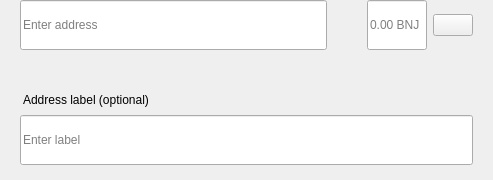
<?xml version="1.0" encoding="UTF-8"?>
<ui version="4.0">
 <class>SendMultiRow</class>
 <widget class="QWidget" name="SendMultiRow">
  <property name="geometry">
   <rect>
    <x>0</x>
    <y>0</y>
    <width>493</width>
    <height>180</height>
   </rect>
  </property>
  <property name="minimumSize">
   <size>
    <width>0</width>
    <height>0</height>
   </size>
  </property>
  <property name="maximumSize">
   <size>
    <width>16777215</width>
    <height>16777215</height>
   </size>
  </property>
  <property name="windowTitle">
   <string>Form</string>
  </property>
  <layout class="QVBoxLayout" name="verticalLayout_3">
   <property name="spacing">
    <number>0</number>
   </property>
   <property name="leftMargin">
    <number>0</number>
   </property>
   <property name="topMargin">
    <number>0</number>
   </property>
   <property name="rightMargin">
    <number>20</number>
   </property>
   <property name="bottomMargin">
    <number>5</number>
   </property>
   <item alignment="Qt::AlignTop">
    <widget class="QWidget" name="widget" native="true">
     <property name="sizePolicy">
      <sizepolicy hsizetype="Expanding" vsizetype="Maximum">
       <horstretch>0</horstretch>
       <verstretch>0</verstretch>
      </sizepolicy>
     </property>
     <property name="minimumSize">
      <size>
       <width>0</width>
       <height>60</height>
      </size>
     </property>
     <property name="maximumSize">
      <size>
       <width>16777215</width>
       <height>85</height>
      </size>
     </property>
     <layout class="QHBoxLayout" name="horizontalLayout" stretch="6,0,2">
      <property name="spacing">
       <number>0</number>
      </property>
      <property name="leftMargin">
       <number>8</number>
      </property>
      <property name="topMargin">
       <number>0</number>
      </property>
      <property name="rightMargin">
       <number>0</number>
      </property>
      <property name="bottomMargin">
       <number>0</number>
      </property>
      <item alignment="Qt::AlignTop">
       <widget class="QStackedWidget" name="stackedAddress">
        <property name="minimumSize">
         <size>
          <width>0</width>
          <height>50</height>
         </size>
        </property>
        <property name="maximumSize">
         <size>
          <width>16777215</width>
          <height>50</height>
         </size>
        </property>
        <widget class="QWidget" name="page_4">
         <property name="sizePolicy">
          <sizepolicy hsizetype="Expanding" vsizetype="Preferred">
           <horstretch>0</horstretch>
           <verstretch>0</verstretch>
          </sizepolicy>
         </property>
         <property name="minimumSize">
          <size>
           <width>0</width>
           <height>50</height>
          </size>
         </property>
         <property name="maximumSize">
          <size>
           <width>16777215</width>
           <height>55</height>
          </size>
         </property>
         <layout class="QVBoxLayout" name="verticalLayout_7">
          <property name="spacing">
           <number>0</number>
          </property>
          <property name="leftMargin">
           <number>12</number>
          </property>
          <property name="topMargin">
           <number>0</number>
          </property>
          <property name="rightMargin">
           <number>0</number>
          </property>
          <property name="bottomMargin">
           <number>0</number>
          </property>
          <item>
           <widget class="QLineEdit" name="lineEditAddress">
            <property name="minimumSize">
             <size>
              <width>0</width>
              <height>50</height>
             </size>
            </property>
            <property name="maximumSize">
             <size>
              <width>16777215</width>
              <height>50</height>
             </size>
            </property>
            <property name="placeholderText">
             <string>Enter address</string>
            </property>
           </widget>
          </item>
         </layout>
        </widget>
        <widget class="QWidget" name="page_3"/>
       </widget>
      </item>
      <item>
       <spacer name="horizontalSpacer_3">
        <property name="orientation">
         <enum>Qt::Horizontal</enum>
        </property>
        <property name="sizeType">
         <enum>QSizePolicy::Fixed</enum>
        </property>
        <property name="sizeHint" stdset="0">
         <size>
          <width>40</width>
          <height>20</height>
         </size>
        </property>
       </spacer>
      </item>
      <item>
       <layout class="QHBoxLayout" name="horizontalLayout_2">
        <property name="spacing">
         <number>6</number>
        </property>
        <item alignment="Qt::AlignTop">
         <widget class="QLineEdit" name="lineEditAmount">
          <property name="sizePolicy">
           <sizepolicy hsizetype="Expanding" vsizetype="Preferred">
            <horstretch>0</horstretch>
            <verstretch>0</verstretch>
           </sizepolicy>
          </property>
          <property name="minimumSize">
           <size>
            <width>0</width>
            <height>50</height>
           </size>
          </property>
          <property name="maximumSize">
           <size>
            <width>16777215</width>
            <height>50</height>
           </size>
          </property>
          <property name="maxLength">
           <number>17</number>
          </property>
          <property name="alignment">
           <set>Qt::AlignLeading|Qt::AlignLeft|Qt::AlignVCenter</set>
          </property>
          <property name="placeholderText">
           <string notr="true">0.00 BNJ</string>
          </property>
         </widget>
        </item>
        <item>
         <layout class="QVBoxLayout" name="verticalLayout">
          <property name="topMargin">
           <number>14</number>
          </property>
          <property name="bottomMargin">
           <number>0</number>
          </property>
          <item alignment="Qt::AlignTop">
           <widget class="QPushButton" name="btnMenu">
            <property name="minimumSize">
             <size>
              <width>0</width>
              <height>0</height>
             </size>
            </property>
            <property name="maximumSize">
             <size>
              <width>16777215</width>
              <height>16777215</height>
             </size>
            </property>
            <property name="focusPolicy">
             <enum>Qt::NoFocus</enum>
            </property>
            <property name="text">
             <string/>
            </property>
           </widget>
          </item>
         </layout>
        </item>
       </layout>
      </item>
     </layout>
    </widget>
   </item>
   <item>
    <widget class="QWidget" name="layoutLabel" native="true">
     <property name="minimumSize">
      <size>
       <width>0</width>
       <height>0</height>
      </size>
     </property>
     <property name="maximumSize">
      <size>
       <width>16777215</width>
       <height>16777215</height>
      </size>
     </property>
     <layout class="QVBoxLayout" name="verticalLayout_9">
      <property name="spacing">
       <number>6</number>
      </property>
      <property name="leftMargin">
       <number>20</number>
      </property>
      <property name="topMargin">
       <number>0</number>
      </property>
      <property name="rightMargin">
       <number>0</number>
      </property>
      <property name="bottomMargin">
       <number>10</number>
      </property>
      <item>
       <spacer name="verticalSpacer">
        <property name="orientation">
         <enum>Qt::Vertical</enum>
        </property>
        <property name="sizeType">
         <enum>QSizePolicy::Fixed</enum>
        </property>
        <property name="sizeHint" stdset="0">
         <size>
          <width>20</width>
          <height>20</height>
         </size>
        </property>
       </spacer>
      </item>
      <item>
       <widget class="QLabel" name="labelSubtitleDescription">
        <property name="styleSheet">
         <string notr="true">margin-bottom:2px;
margin-left:0.05px;
padding:0px;</string>
        </property>
        <property name="text">
         <string>Address label (optional)</string>
        </property>
       </widget>
      </item>
      <item>
       <widget class="QLineEdit" name="lineEditDescription">
        <property name="minimumSize">
         <size>
          <width>0</width>
          <height>50</height>
         </size>
        </property>
        <property name="maximumSize">
         <size>
          <width>16777215</width>
          <height>50</height>
         </size>
        </property>
        <property name="placeholderText">
         <string>Enter label</string>
        </property>
       </widget>
      </item>
     </layout>
    </widget>
   </item>
  </layout>
 </widget>
 <resources/>
 <connections/>
</ui>
